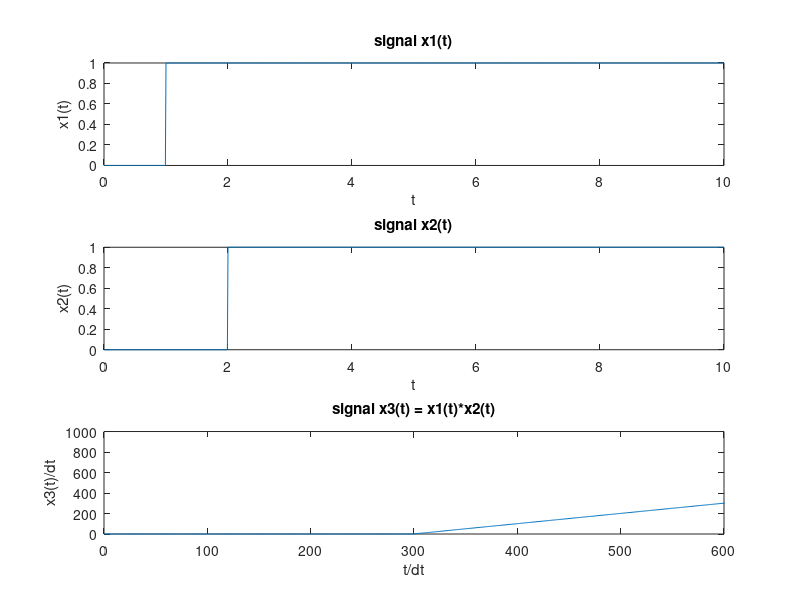

Write the MATLAB code that produced this figure.
tmin = 0;  tmax = 10;  dt = 0.01;t = tmin : dt : tmax;x1 = 1.*(t >= 1 & t <= 10);x2 = 1.*(t >= 2 & t <=10 );x3 = conv(x1,x2);n3 = length(x3);t1 = 0:1:n3-1;subplot(3,1,1);  plot(t,x1);xlabel('t'); ylabel('x1(t)');title('signal x1(t)');subplot(3,1,2); plot(t,x2);xlabel('t'); ylabel('x2(t)');title('signal x2(t)');subplot(3,1,3); plot(t1,x3); xlim([0,600]);xlabel('t/dt'); ylabel('x3(t)/dt');title('signal x3(t) = x1(t)*x2(t)');